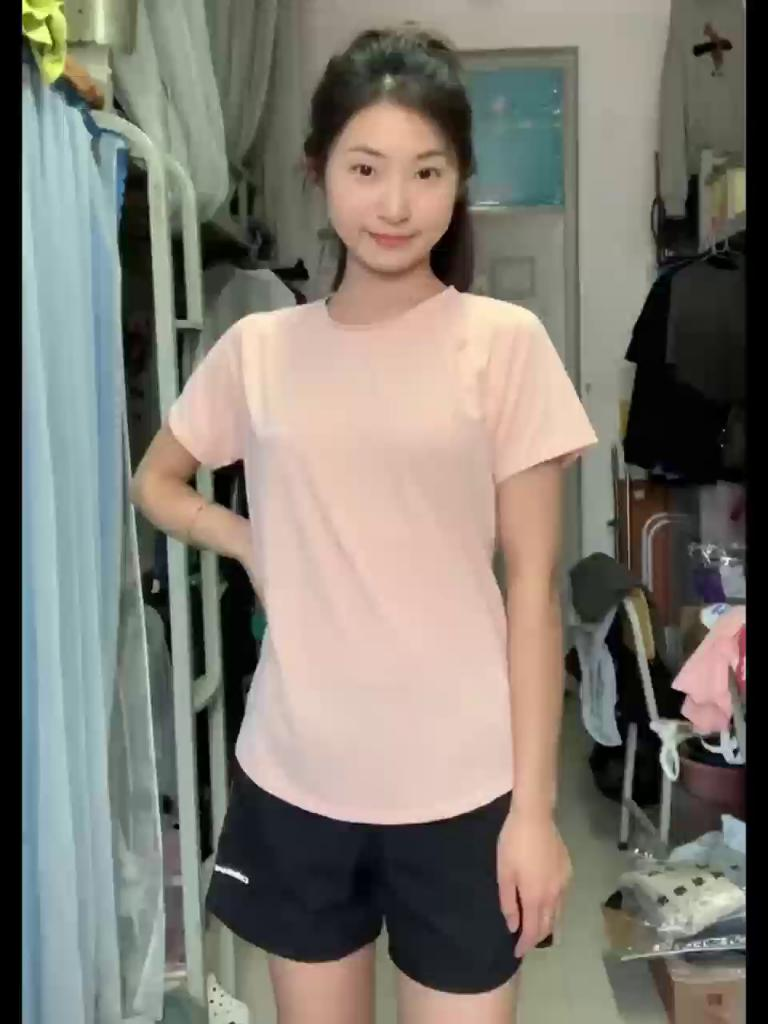
#> input picture remove-background/image/0001.jpg, 768 x 1024 px; its folder holds only this picture in this run
$ python remove_background.py
#> lines starting #> are read from the running program, lines starting #| are printed output that depends on the picture
import os
from PIL import Image
import numpy as np

# 设置文件夹路径
image_folder = 'image'
parse_folder = 'parse'
output_folder = 'output'

# 创建输出文件夹
output_human_folder = os.path.join(output_folder, 'background')
output_background_folder = os.path.join(output_folder, 'human')
os.makedirs(output_human_folder, exist_ok=True)
os.makedirs(output_background_folder, exist_ok=True)

# 遍历图像文件夹
for filename in os.listdir(image_folder):
    if filename.endswith('.jpg') or filename.endswith('.png'):
        # 读取人像图片和对应分析图
        image_path = os.path.join(image_folder, filename)
        parse_path = os.path.join(parse_folder, filename.replace("jpg","png"))

        image = Image.open(image_path)
#> image is the input picture: PIL image 768x1024 RGB; mean R, G, B 126.8, 122.5, 113.7
        parse = Image.open(parse_path)

        # 将图像和分析图转换为 NumPy 数组
        image_array = np.array(image)
        parse_array = np.array(parse)

        # 创建空白图像
        human_image = Image.new('RGB', image.size, (255, 255, 255))
#> human_image: PIL image 768x1024 RGB; every value is 255
        background_image = Image.new('RGB', image.size, (255, 255, 255))

        # 提取人物和背景
        human_pixels = np.where(parse_array != 0)
        background_pixels = np.where(parse_array == 0)

        # 将标签为0的像素变成全白
        human_image_array = np.array(human_image)
        human_image_array[background_pixels] = image_array[background_pixels]
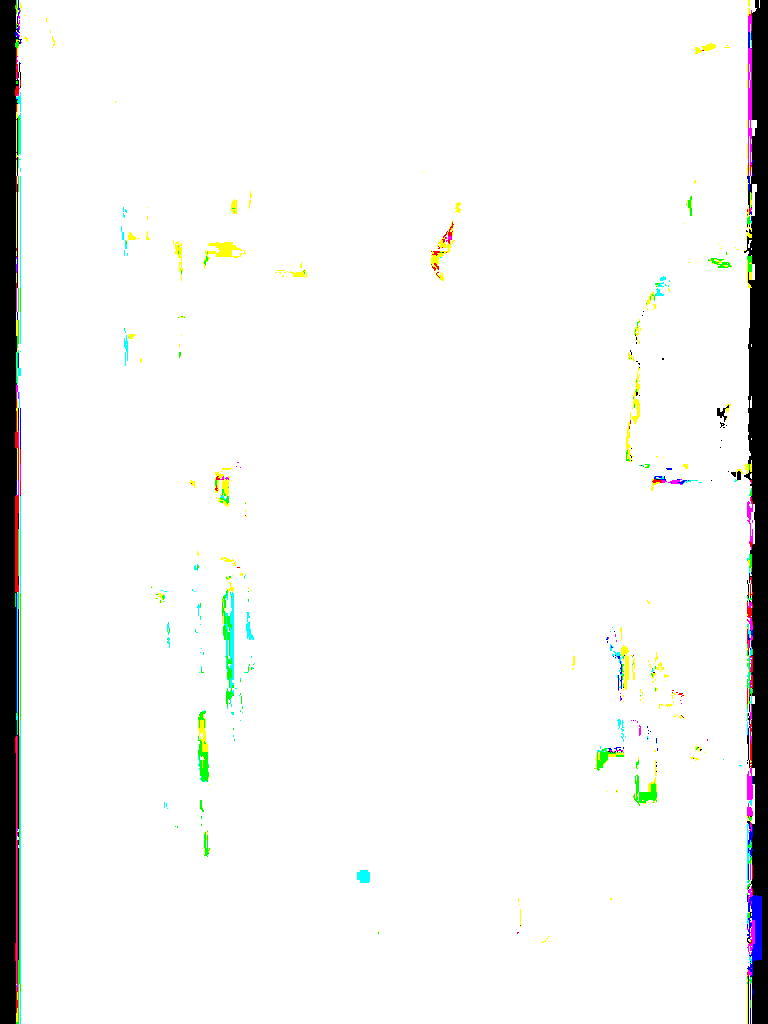
#> human_image_array: shape (1024, 768, 3); mean R, G, B 242.1, 242.8, 241.6
        human_image = Image.fromarray(human_image_array)

        # 将标签不为0的像素变成全白
        background_image_array = np.array(background_image)
        background_image_array[human_pixels] = image_array[human_pixels]
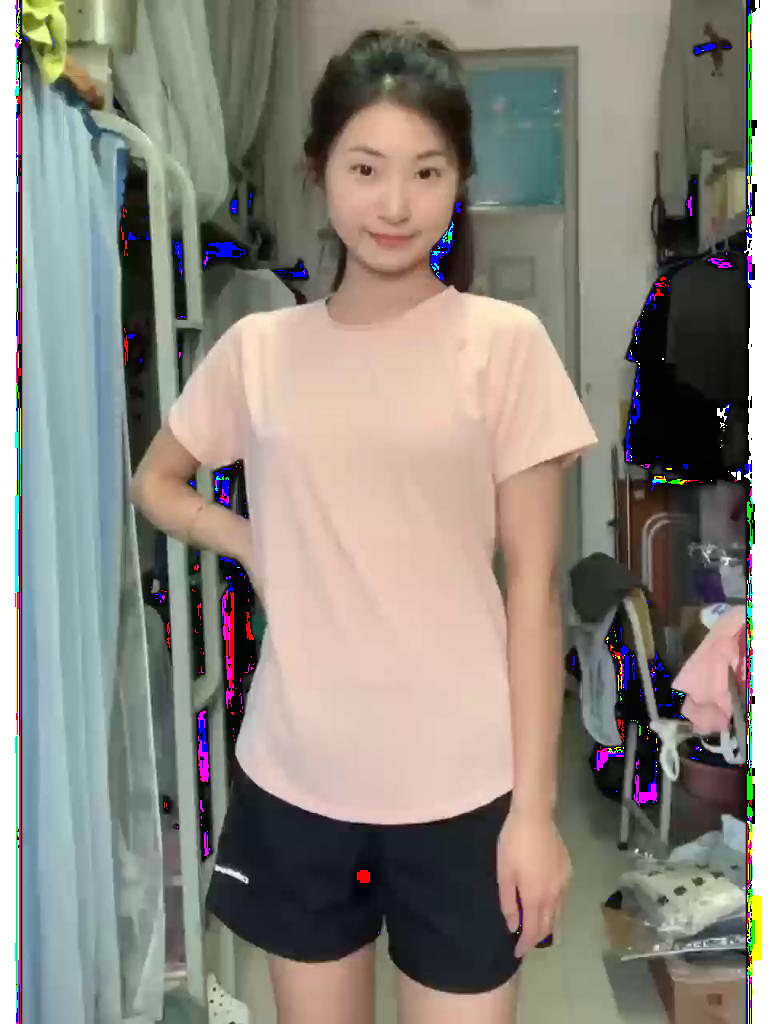
#> background_image_array: shape (1024, 768, 3); mean R, G, B 139.7, 134.7, 127.1
        background_image = Image.fromarray(background_image_array)

        # 保存提取后的图像
        human_output_path = os.path.join(output_human_folder, filename)
        background_output_path = os.path.join(output_background_folder, filename)
        human_image.save(human_output_path)
        background_image.save(background_output_path)

        print("Processed:", filename)

print("finished!!!")
